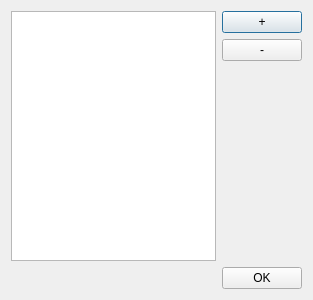
<?xml version="1.0" encoding="UTF-8"?>
<ui version="4.0">
 <class>targetsDialog</class>
 <widget class="QDialog" name="targetsDialog">
  <property name="geometry">
   <rect>
    <x>0</x>
    <y>0</y>
    <width>313</width>
    <height>300</height>
   </rect>
  </property>
  <property name="windowTitle">
   <string>Цели</string>
  </property>
  <layout class="QHBoxLayout" name="horizontalLayout_2">
   <item>
    <layout class="QGridLayout" name="gridLayout">
     <item row="0" column="0">
      <widget class="QTreeView" name="treeView"/>
     </item>
     <item row="0" column="1">
      <layout class="QVBoxLayout" name="verticalLayout">
       <item>
        <widget class="QPushButton" name="plusButton">
         <property name="text">
          <string>+</string>
         </property>
        </widget>
       </item>
       <item>
        <widget class="QPushButton" name="minusButton">
         <property name="text">
          <string>-</string>
         </property>
        </widget>
       </item>
       <item>
        <spacer name="verticalSpacer">
         <property name="orientation">
          <enum>Qt::Vertical</enum>
         </property>
         <property name="sizeHint" stdset="0">
          <size>
           <width>20</width>
           <height>118</height>
          </size>
         </property>
        </spacer>
       </item>
      </layout>
     </item>
     <item row="1" column="0" colspan="2">
      <layout class="QHBoxLayout" name="horizontalLayout">
       <item>
        <spacer name="horizontalSpacer">
         <property name="orientation">
          <enum>Qt::Horizontal</enum>
         </property>
         <property name="sizeHint" stdset="0">
          <size>
           <width>238</width>
           <height>20</height>
          </size>
         </property>
        </spacer>
       </item>
       <item>
        <widget class="QPushButton" name="okButton">
         <property name="text">
          <string>OK</string>
         </property>
        </widget>
       </item>
      </layout>
     </item>
    </layout>
   </item>
  </layout>
 </widget>
 <resources/>
 <connections/>
</ui>
